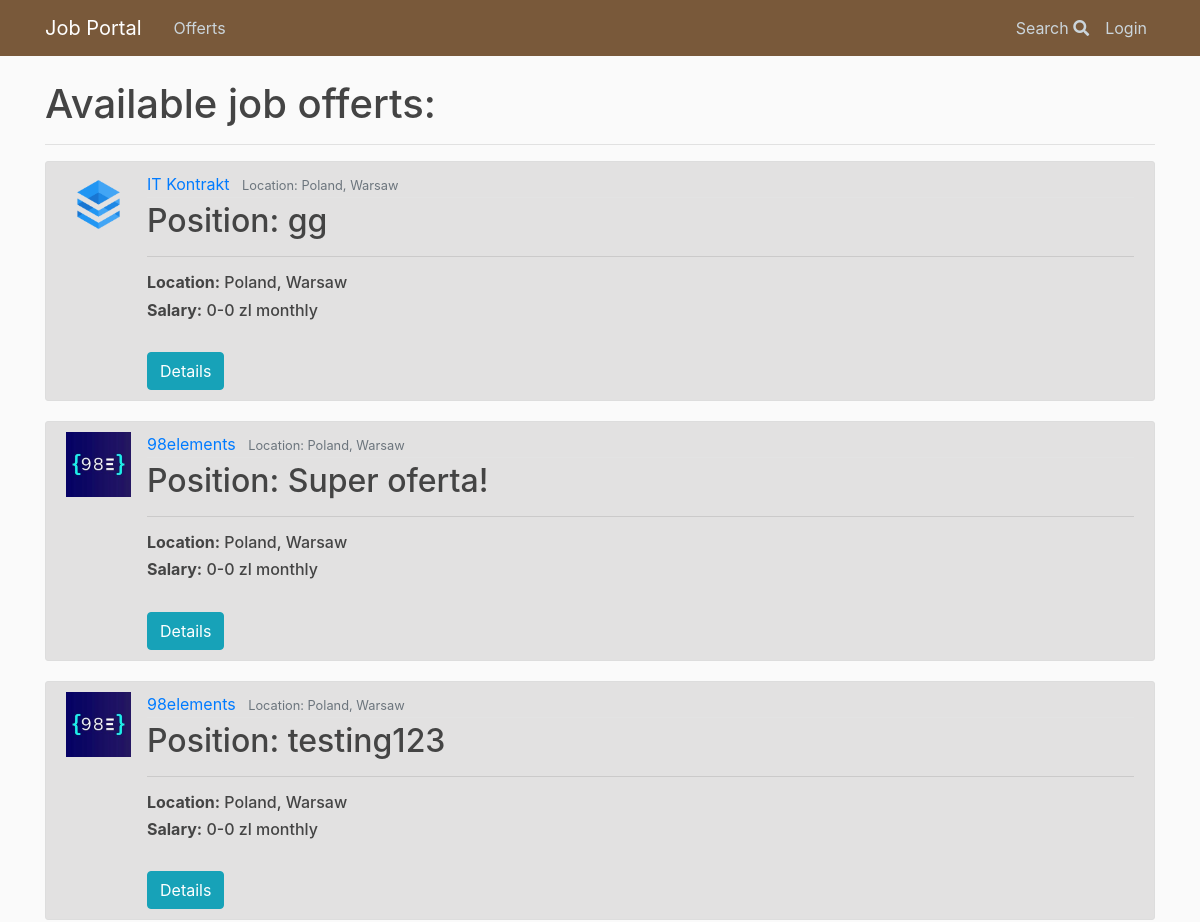
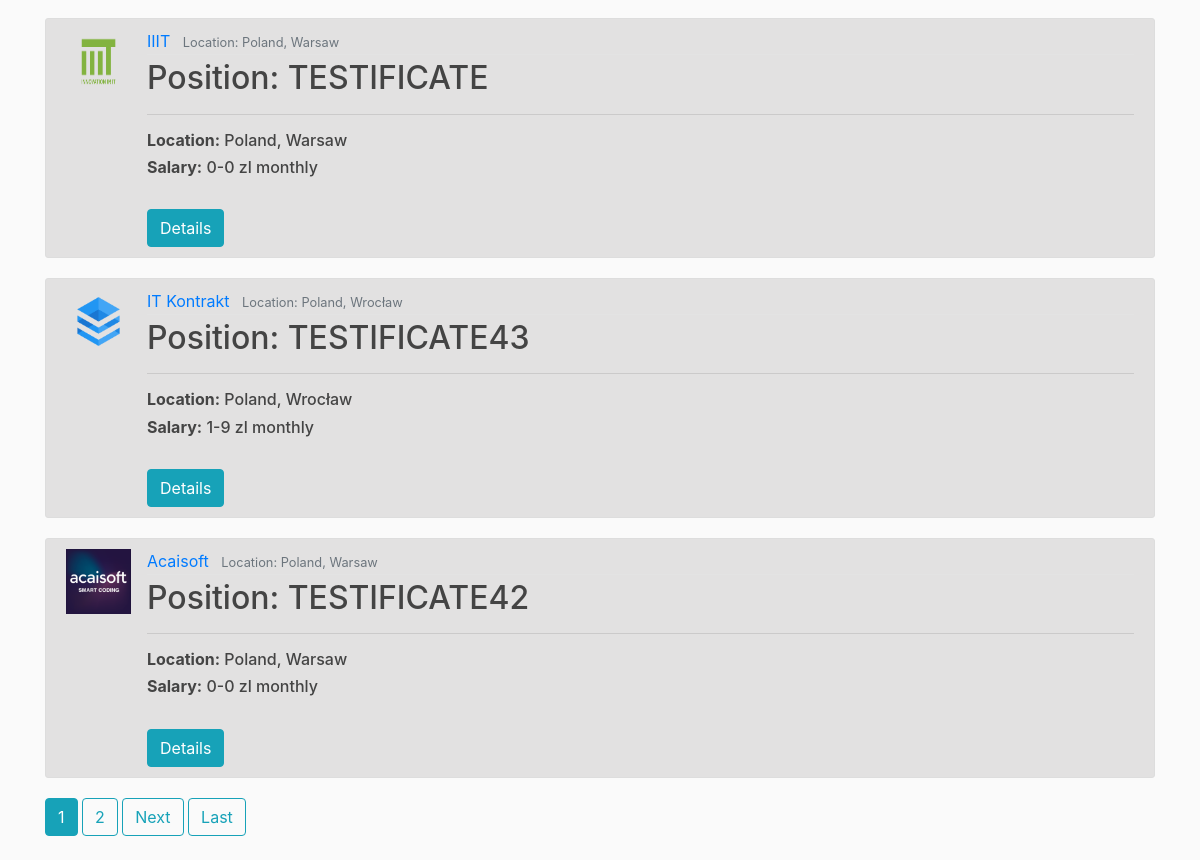
Page /offerts/ on the earlier database version (2 pictures, top to bottom).
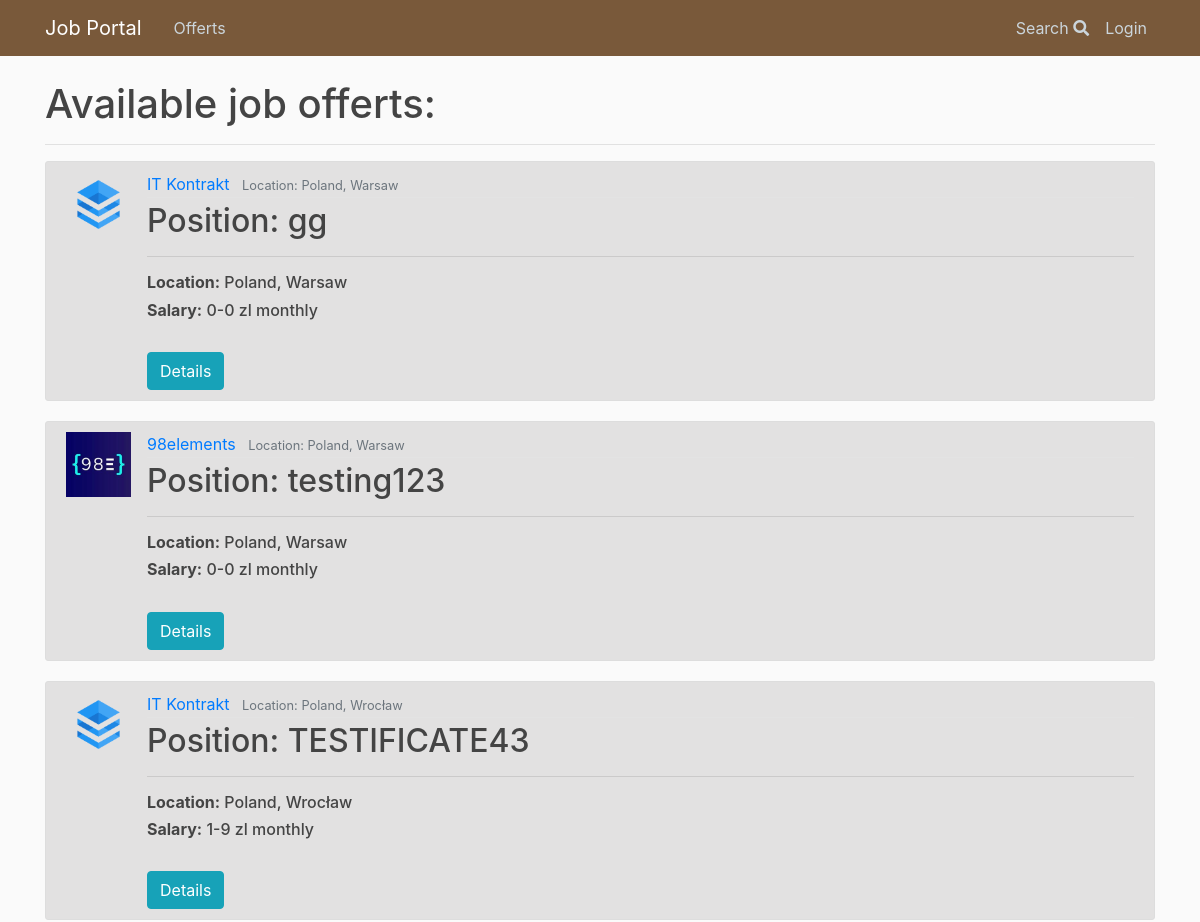
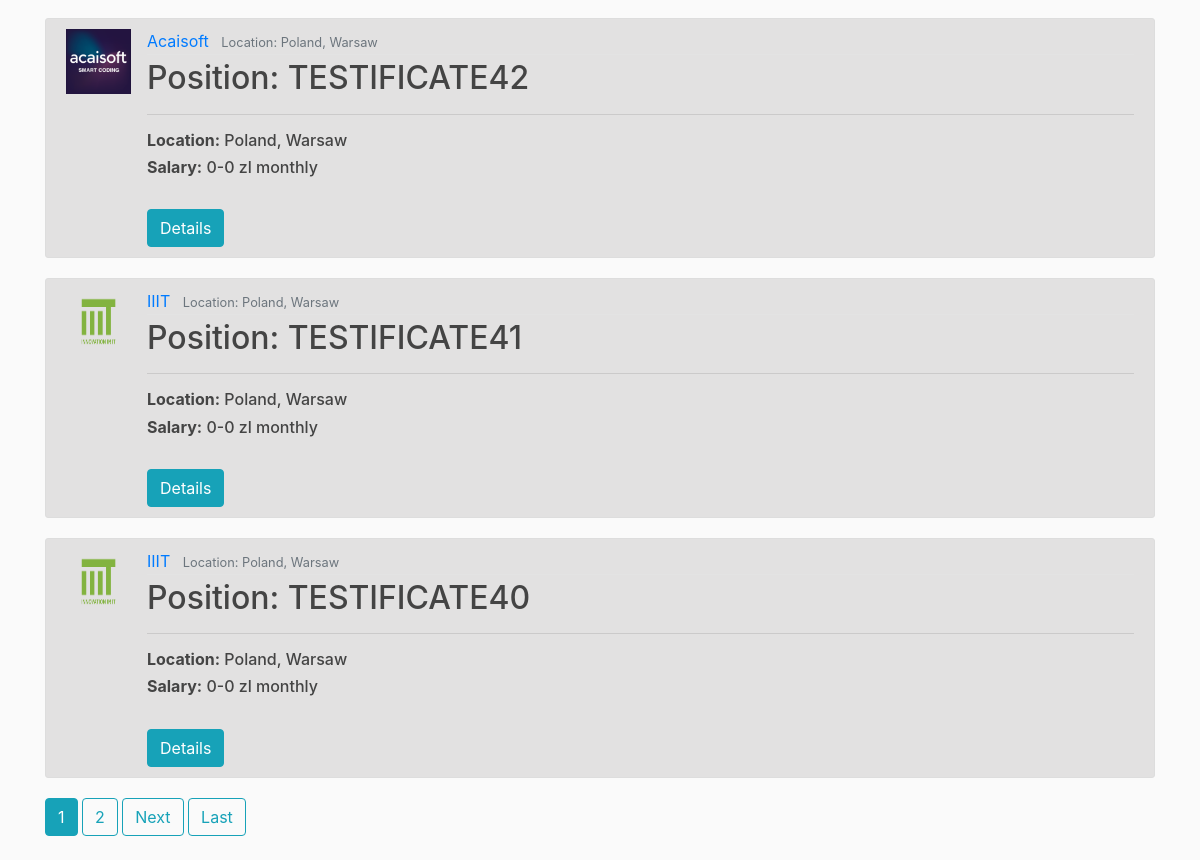
Same page on the later database version (2 pictures, top to bottom).
### offerts/models.py (models this page shows, shortened)
class Offert(models.Model):
    author = models.ForeignKey(User, on_delete=models.CASCADE)
    position = models.CharField(max_length = 100)
    agency = models.ForeignKey(Agency, on_delete=models.CASCADE)
    remote = models.BooleanField(default=False)
    sal_types = (
        ('H', 'per hour'),
        ('M', 'monthly'),
    )
    salary_type = models.CharField(
        max_length=1,
        choices=sal_types,
        default='M',
    )
    min_salary = models.IntegerField(default=0)
    max_salary = models.IntegerField(default=0)
    publication_date = models.DateTimeField(auto_now_add = True)
    expiration_date = models.DateField(null=True, default=None)
    must_have = models.ManyToManyField('Tag')
    nice_to_have = models.CharField(max_length = 1000)
    duties = models.CharField(max_length = 1000)
    benefits = models.CharField(max_length = 1000)
    about = models.TextField(null=True)
    '''def get_absolute_url(self):
        return reverse('offerts:application_form')'''

class Agency(models.Model):
    company = models.ForeignKey(Company, on_delete=models.CASCADE)
    country = models.CharField(max_length = 100)
    location = models.CharField(max_length = 100)
    address = models.CharField(max_length = 200)
    weppage = models.URLField(null=True)
    email = models.EmailField()
    phone = models.CharField(max_length=15)
    class Meta:
        verbose_name_plural = "Agencies"

class Company(models.Model):
    name = models.CharField(max_length = 200, unique=True)
    logo = models.ImageField(upload_to = "logos/", null=True, default=None)
    webpage = models.URLField(null=True)
    about = models.CharField(max_length = 1000)
    class Meta:
        verbose_name_plural = "Companies"

### offerts/views.py (the view)
# urls.py: path('', OffertListView.as_view(), name = 'index'),
class OffertListView(ListView):
    model = Offert
    template_name = 'offerts/offert_list.html' # default: <app>/<model>_<viewtype>.html
    context_object_name = 'offerts'
    ordering = ['-publication_date'] # '-' -> from newest to oldest
    paginate_by = 6

### offerts/templates/offerts/offert_list.html (shortened to what this page needs)
{% extends 'base.html' %}
{% load static %}
{% block body %}
<h1> Available job offerts: </h1>
<hr>
{% if offerts %}
{% for offert in offerts %}
<article class="media content-section">
  <img class="article-img" src="{{offert.agency.company.logo.url}}" alt="logo">
  <div class="media-body">
    <div class="article-metadata">
      <a class="mr-2" href='#'>{{ offert.agency.company.name }}</a>
      <small class="text-muted">Location: {{ offert.agency.country }}, {{offert.agency.location }}</small>
    </div>
    <h2><a class="article-title">Position: {{ offert.position }}</a></h2>
    <hr>
    <h6><a class="article-title"><strong>Location:</strong> {{ offert.agency.country }}, {{offert.agency.location }}</a></h6>
    <h6><a class="article-title"><strong>Salary:</strong> {{offert.min_salary}}-{{offert.max_salary}} zl  {{ offert.get_salary_type_display }}</a></h6>
    <br>
    <a href="{% url 'offerts:offert_details' offert.id %}"><button type="button" class="btn btn-info">Details</button></a>
    </article>
    {% endfor %}
    {% if is_paginated %}
    {% for num in page_obj.paginator.page_range %}
    {% if page_obj.number == num %}
    <a class="btn btn-info mb-4" href="?page={{num}}">{{num}}</a>
    {% elif num > page_obj.number|add:'-2' and num < page_obj.number|add:'2' %}
    <a class="btn btn-outline-info mb-4" href="?page={{num}}">{{num}}</a>
    {% endif %}
    {% endfor %}
    {% if page_obj.has_next %}
    <a class="btn btn-outline-info mb-4" href="?page={{ page_obj.next_page_number }}">Next</a>
    <a class="btn btn-outline-info mb-4" href="?page={{ page_obj.paginator.num_pages }}">Last</a>
    {% endif %}
    {% endif %}
    {% else %}
    <h3>No offerts available.</h3>
    {% endif %}
    {% endblock %}

Differences in the rows shown:
removed Offert: agency.company.logo (picture), agency.company.name "98elements", agency.country "Poland", agency.location "Warsaw", position "Super oferta!", min_salary "0", max_salary "0", salary_type "monthly"
removed Offert: agency.company.logo (picture), agency.company.name "IIIT", agency.country "Poland", agency.location "Warsaw", position "TESTIFICATE", min_salary "0", max_salary "0", salary_type "monthly"
now on this page (row unchanged): Offert: agency.company.logo (picture), agency.company.name "IIIT", agency.country "Poland", agency.location "Warsaw", position "TESTIFICATE41", min_salary "0", max_salary "0", salary_type "monthly"
now on this page (row unchanged): Offert: agency.company.logo (picture), agency.company.name "IIIT", agency.country "Poland", agency.location "Warsaw", position "TESTIFICATE40", min_salary "0", max_salary "0", salary_type "monthly"
